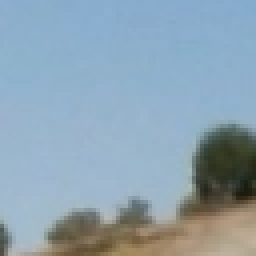
#> input picture training_images/non-vehicles/Extras/extra1260.png, 64 x 64 px (shown 4 times larger); its folder holds only this picture in this run
$ jupyter execute --allow-errors 'Meetup - Reconhecimento de Veículo com SVM.ipynb'   (shell and % lines are left out)   (older library calls are emulated)
#> lines starting #> are read from the running program, lines starting #| are printed output that depends on the picture
# Detecção de Veículo com SVM (ML)

#### O escopo

Para escrever uma pipeline de software para identificar veículos em um vídeo ou foto. Na implementação, usei uma abordagem de Aprendizado de Maquina para o reconhecimento de imagens.

A abordagem que foi utilizada é muito popular na visão compuatcional, há mais de 10 anos. O código realiza duas etapas comuns: extração de recursos e previsão com base no classificador Linear SVM.

### Importação das Bibliotecas

[cell 1]
import numpy as np
import cv2
import glob
import time
import matplotlib.image as mpimg
import matplotlib.pyplot as plt
from skimage.feature import hog
#> (the rest of this cell did not finish here and is left out)

## Obtenção e analise dos dados para treinamento

[cell 2]
# Retorna dois vetores com o caminho e nome dos arquivos das imagens que serão processadas.
def pathimage(vehicle, non_vehicle, extension='png'):
    vehicle_image_filenames = glob.glob(vehicle + '**/*.' + extension) #, recursive=True)
    non_vehicle_image_filenames = glob.glob(non_vehicle + '**/*.' + extension)  #, recursive=True)
    return vehicle_image_filenames, non_vehicle_image_filenames

[cell 3]
# Retorna propriedades HOG e visualizacao
def gethogfeatures(img, orient, pix_per_cell, cell_per_block, vis=False, feature_vec=True, L = 'L2-Hys'):
    if vis == True:
        features, hog_image = hog(img, orientations=orient, pixels_per_cell=(pix_per_cell, pix_per_cell),
                                  cells_per_block=(cell_per_block, cell_per_block), # block_norm=L,
                                  transform_sqrt=True, visualise=vis, feature_vector=feature_vec)
        return features, hog_image
    # Otherwise call with one output
    else:
        features = hog(img, orientations=orient, pixels_per_cell=(pix_per_cell, pix_per_cell),
                       cells_per_block=(cell_per_block, cell_per_block), # block_norm=L,
                       transform_sqrt=True, visualise=vis, feature_vector=feature_vec)
        return features

## Metodo de extração de propriedades

[cell 4]
# Define a function to extract features from a list of images
# Have this function call bin_spatial() and color_hist()
def extract_features(imgs, cspace='RGB', orient=9, pix_per_cell=8, cell_per_block=2, hog_channel=2):
    # Create a list to append feature vectors to
    features = []
    # Iterate through the list of images
    for file in imgs:
        # Read in each one by one
        image = mpimg.imread(file)
        # apply color conversion if other than 'RGB'
        if cspace != 'RGB':
            if cspace == 'HSV':
                feature_image = cv2.cvtColor(image, cv2.COLOR_RGB2HSV)
            elif cspace == 'LUV':
                feature_image = cv2.cvtColor(image, cv2.COLOR_RGB2LUV)
            elif cspace == 'HLS':
                feature_image = cv2.cvtColor(image, cv2.COLOR_RGB2HLS)
            elif cspace == 'YUV':
                feature_image = cv2.cvtColor(image, cv2.COLOR_RGB2YUV)
            elif cspace == 'YCrCb':
                feature_image = cv2.cvtColor(image, cv2.COLOR_RGB2YCrCb)
        else:
            feature_image = np.copy(image)

        # Call get_hog_features() with vis=False, feature_vec=True
        if hog_channel == 'ALL':
            hog_features = []
            for channel in range(feature_image.shape[2]):
                hog_features.append(gethogfeatures(img=feature_image[:, :, channel], orient=orient,
                                                      pix_per_cell=pix_per_cell, cell_per_block=cell_per_block,
                                                      vis=False, feature_vec=True))
            hog_features = np.ravel(hog_features)
        else:
            hog_features = gethogfeatures(img=feature_image[:, :, hog_channel], orient=orient,
                                             pix_per_cell=pix_per_cell, cell_per_block=cell_per_block, vis=False,
                                             feature_vec=True)
        # Append the new feature vector to the features list
        features.append(hog_features)
    # Return list of feature vectors
    return features

## Treinamento do Modelo

[cell 5]
def train_model(vehicle_hog_features, non_vehicle_hog_features):
    parameters = [
        {
            'C': [0.01],
#             'C': [1e-2, 1, 1e2],
            # Cost - Penalização de elementos dentro da margem de suporte
            'kernel': ['linear']
            # Kernel - Define a função de custo que será minimizada
        }
    ]

    f1_scorer = make_scorer(f1_score)

    grid_obj = GridSearchCV(SVC(), param_grid=parameters, scoring=f1_scorer)


    # Create an array stack of feature vectors
    X = np.vstack((vehicle_hog_features, non_vehicle_hog_features)).astype(np.float64)

    # Fit a per-column scaler
    X_scaler = StandardScaler().fit(X)

    # Apply the scaler to X
    scaled_X = X_scaler.transform(X)

    # Defini o vetor Y com a label
    y = np.hstack((np.ones(len(vehicle_hog_features)), np.zeros(len(non_vehicle_hog_features))))

    # Split up data into randomized training and test sets
    rand_state = np.random.randint(0, 100)

    X_train, X_test, y_train, y_test = train_test_split(scaled_X, y, test_size=0.2, random_state=rand_state, stratify=y)

    print('Using:', orient, 'orientations', pix_per_cell, 'pixels per cell and', cell_per_block, 'cells per block')
    print('Training data set size: ', len(X_train))
    print('Testing data set size: ', len(X_test))

    # Check the training time for the SVC
    t = time.time()
    grid_obj.fit(X_train, y_train)
    t2 = time.time()
    print(round(t2 - t, 2), 'Seconds to train SVC...')

    print(grid_obj.best_params_)

    clf = grid_obj.best_estimator_

    # Check the score of the SVC

    # Check the prediction time for a single sample
    t = time.time()

    y_preds = clf.predict(X_test)
    f1 = f1_score(y_test, y_preds)

    t2 = time.time()

    print(round(t2 - t, 5), 'Seconds to Predict')
    print(f1)

    return clf, X_scaler

## Verificando a carga dos dados de treinamento

[cell 6]
vehicle_image_filenames, non_vehicle_image_filenames = pathimage('training_images/vehicles/', 'training_images/non-vehicles/')
print('Arquivos contendo veiculos: ', len(vehicle_image_filenames))
print('Arquivos sem veiculos: ', len(non_vehicle_image_filenames))

#> (a cell that did not finish here is left out)

##### Exploração de dados

As imagens do veículo e não-veículo rotuladas com o tamanho de 64x64 pixels foram tiradas do banco de dados de imagem do veículo [GTI](http://www.gti.ssr.upm.es/data/Vehicle_database.html) e da série de benchmarks de visão [KITTI](http://www.cvlibs.net/datasets/kitti/).

## Extraindo as caracteristicas HOG das imagens de testes

HOG começou a ser amplamente utilizado em 2005, quando Navneet Dalal e Bill Triggs, pesquisadores do INRIA, apresentaram seu trabalho complementar Histogramas de Gradientes Orientados para Detecção Humana na CVPR. Abaixo, amostras de descritores HOG, no espaço de cores YCrCB (ch0 é Y channel, ch1 e ch2 são canais de cores Cr e Cb, respectivamente).

Parametros que podem ser usados durante a extração das caracteristicas

params = {} | Descrição
------------|----------
params['color_space'] = 'YCrCb' | Can be RGB, HSV, LUV, HLS, YUV, YCrCb
params['orient'] = 9 | HOG orientations
params['pix_per_cell'] = 8 | HOG pixels per cell
params['cell_per_block'] = 2 | HOG cells per block
params['hog_channel'] = 'ALL' | Can be 0, 1, 2, or "ALL"
params['spatial_size'] = (16, 16) | Spatial binning dimensions
params['hist_bins'] = 16 | Number of histogram bins
params['spatial_feat'] = True | Spatial features on or off
params['hist_feat'] = True | Histogram features on or off
params['hog_feat'] = True | HOG features on or off

[cell 8]
pix_per_cell = 8
cell_per_block = 2
orient = 10
color_space = 'YCrCb'
hog_channel = 'ALL'

[cell 9]
# Define a function to return HOG features and visualization
# [17 lines left out: function get_hog_features, not called in this run]

#> (the rest of this cell did not finish here and is left out)

[cell 10]
t1 = time.time()
vehicle_hog_features = extract_features(vehicle_image_filenames, color_space, orient, pix_per_cell, cell_per_block, hog_channel)

non_vehicle_hog_features = extract_features(non_vehicle_image_filenames, color_space, orient, pix_per_cell, cell_per_block, hog_channel)
#> call 2 of extract_features, with cspace = 'YCrCb', orient = 10, pix_per_cell = 8, cell_per_block = 2, hog_channel = 'ALL'
#> in extract_features, image is the input picture: shape (64, 64, 3) float32; mean R, G, B 0.553, 0.638, 0.694
#> in extract_features (call 2), `feature_image = cv2.cvtColor(image, cv2.COLOR_RGB2YCrCb)`: feature_image: shape (64, 64, 3) float32; mean of channels 0, 1, 2 0.619, 0.453, 0.543
#> after the loop in extract_features (call 2), `for channel in range(feature_image.shape[2]):`: hog_features = 3 items
#> in extract_features (call 2), `hog_features = np.ravel(hog_features)`: hog_features = 5880 values, max 0.512 at index 793, min 0 at index 58, mean 0.116
#> non_vehicle_hog_features = 2 items
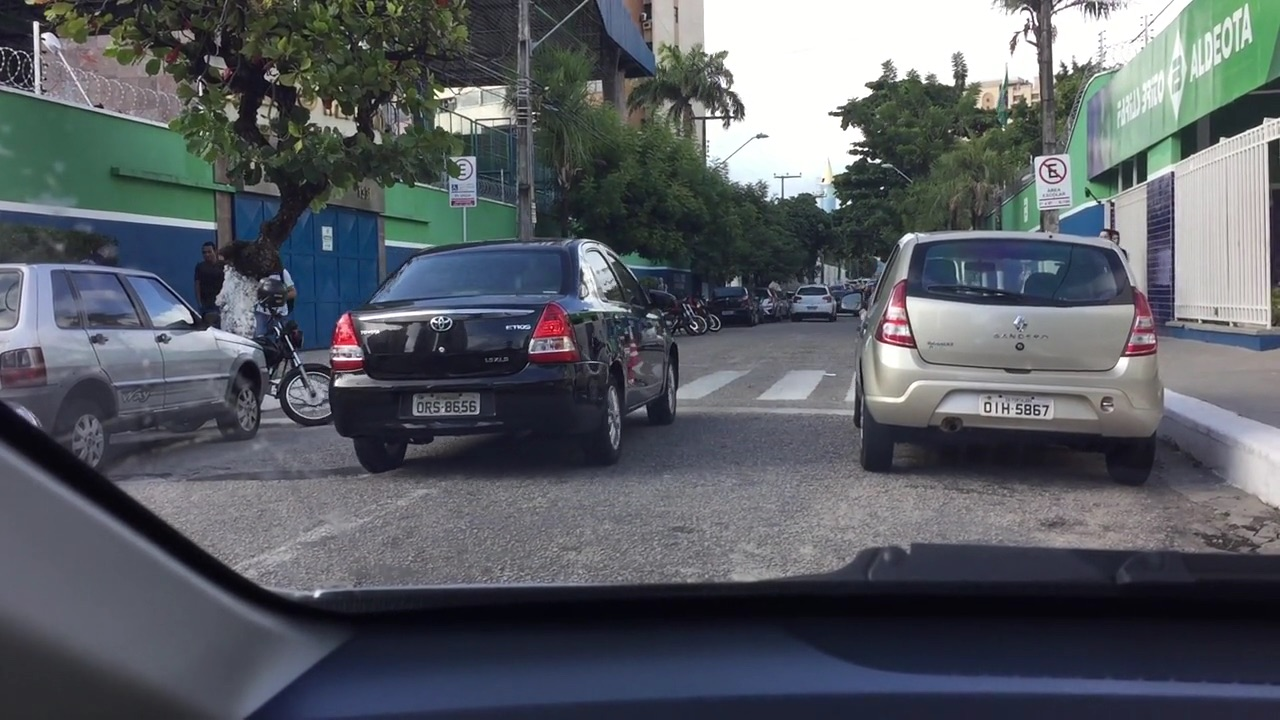
#> input picture predict/fb01.jpg, 1280 x 720 px
#> further down, image is the input picture: shape (720, 1280, 3); mean R, G, B 88.9, 93.4, 99.8
t2 = time.time()
print(round(t2-t1, 2), ' para fazer os HOGs...')

## Execução do Treinamento do Modelo

#> (a cell that did not finish here is left out)

## Salva o modelo e os parametros utilizados no treinamento.

[cell 12]
paramhog = {
    'pix_per_cell': pix_per_cell,
    'cell_per_block': cell_per_block,
    'orient': orient,
    'color_space': color_space,
    'hog_channel': hog_channel
}

#salva o modelo treinado
#> (the rest of this cell did not finish here and is left out)

## Recupera o model  e escala do treinamento

#> (a cell that did not finish here is left out)

## Sliding Windows

[cell 14]
def single_img_features(img, color_space='RGB', orient=9, pix_per_cell=8, cell_per_block=2, hog_channel=2, hog_feat=True):
    # 1) Define an empty list to receive features
    img_features = []

    # 2) Apply color conversion if other than 'RGB'
    if color_space != 'RGB':
        if color_space == 'HSV':
            feature_image = cv2.cvtColor(img, cv2.COLOR_RGB2HSV)
        elif color_space == 'LUV':
            feature_image = cv2.cvtColor(img, cv2.COLOR_RGB2LUV)
        elif color_space == 'HLS':
            feature_image = cv2.cvtColor(img, cv2.COLOR_RGB2HLS)
        elif color_space == 'YUV':
            feature_image = cv2.cvtColor(img, cv2.COLOR_RGB2YUV)
        elif color_space == 'YCrCb':
            feature_image = cv2.cvtColor(img, cv2.COLOR_RGB2YCrCb)
    else:
        feature_image = np.copy(img)

    # 3) Compute HOG features if flag is set
    if hog_feat == True:
        if hog_channel == 'ALL':
            hog_features = []
            for channel in range(feature_image.shape[2]):
                hog_features.extend(gethogfeatures(img=feature_image[:, :, channel], orient=orient,
                                                   pix_per_cell=pix_per_cell, cell_per_block=cell_per_block,
                                                   vis=False, feature_vec=True))
        else:
            hog_features = gethogfeatures(img=feature_image[:, :, hog_channel], orient=orient,
                                          pix_per_cell=pix_per_cell, cell_per_block=cell_per_block, vis=False,
                                          feature_vec=True)
        # 8) Append features to list
        img_features.append(hog_features)

    # 9) Return concatenated array of features
    return np.concatenate(img_features)

# Tamanho da janela (dimensões x e y) e fração de sobreposição (para x e y)
# @numba.jit
def slide_window(x_start_stop=[None, None],
                 y_start_stop=[None, None],
                 xy_window=(64, 64),
                 xy_overlap=(0.5, 0.5)):
    # Compute the span of the region to be searched
    xspan = x_start_stop[1] - x_start_stop[0]
    yspan = y_start_stop[1] - y_start_stop[0]

    # Compute the number of pixels per step in x/y
    nx_pix_per_step = np.int(xy_window[0] * (1 - xy_overlap[0]))
    ny_pix_per_step = np.int(xy_window[1] * (1 - xy_overlap[1]))

    # Compute the number of windows in x/y
    nx_buffer = np.int(xy_window[0] * (xy_overlap[0]))
    ny_buffer = np.int(xy_window[1] * (xy_overlap[1]))
    nx_windows = np.int((xspan - nx_buffer) / nx_pix_per_step)
    ny_windows = np.int((yspan - ny_buffer) / ny_pix_per_step)

    # Initialize a list to append window positions to
    window_list = []

    # Loop through finding x and y window positions
    # Note: you could vectorize this step, but in practice
    # you'll be considering windows one by one with your
    # classifier, so looping makes sense
    for ys in range(ny_windows):
        for xs in range(nx_windows):
            # Calculate window position
            startx = xs * nx_pix_per_step + x_start_stop[0]
            endx = startx + xy_window[0]
            starty = ys * ny_pix_per_step + y_start_stop[0]
            endy = starty + xy_window[1]

            # Append window position to list
            window_list.append(((startx, starty), (endx, endy)))

    # Return the list of windows
    return window_list


# [11 lines left out: function draw_boxes, not called in this run]


def search_windows(img, windows):
    global model, scaler, pix_per_cell, cell_per_block, orient, color_space, hog_channel
    # 1) Create an empty list to receive positive detection windows
    on_windows = []

    # 2) Iterate over all windows in the list
    for window in windows:
        # 3) Extract the test window from original image
        test_img = cv2.resize(img[window[0][1]:window[1][1], window[0][0]:window[1][0]], (64, 64))

        # 4) Extract features for that window using single_img_features()
        features = single_img_features(test_img, color_space, orient, pix_per_cell, cell_per_block, hog_channel)

        # 5) Scale extracted features to be fed to classifier
        # scaler = StandardScaler().fit(np.array(features).reshape(-1, 1))
        test_features = scaler.transform(np.array(features).reshape(1, -1))

        # 6) Predict using your classifier
        prediction = model.predict(test_features)

        # 7) If positive (prediction == 1) then save the window
        if prediction == 1:
            on_windows.append(window)

    # 8) Return windows for positive detections
    return on_windows

# @numba.jit(nopython=True)
# [67 lines left out: functions add_heat, apply_threshold, draw_labeled_bboxes, subimage, not called in this run]

## Log Control of Heatmap

[cell 15]
prev_rects = []

# [6 lines left out: function add_rects, not called in this run]

## Vehicle Detection pipeline for single image

[cell 16]
def detect_car(image_to_process):
    global prev_rects
    draw_image = np.copy(image_to_process)

    height, width, channels = draw_image.shape
#> height = 720; width = 1280; channels = 3

    image_to_process = image_to_process.astype(np.float32)/255
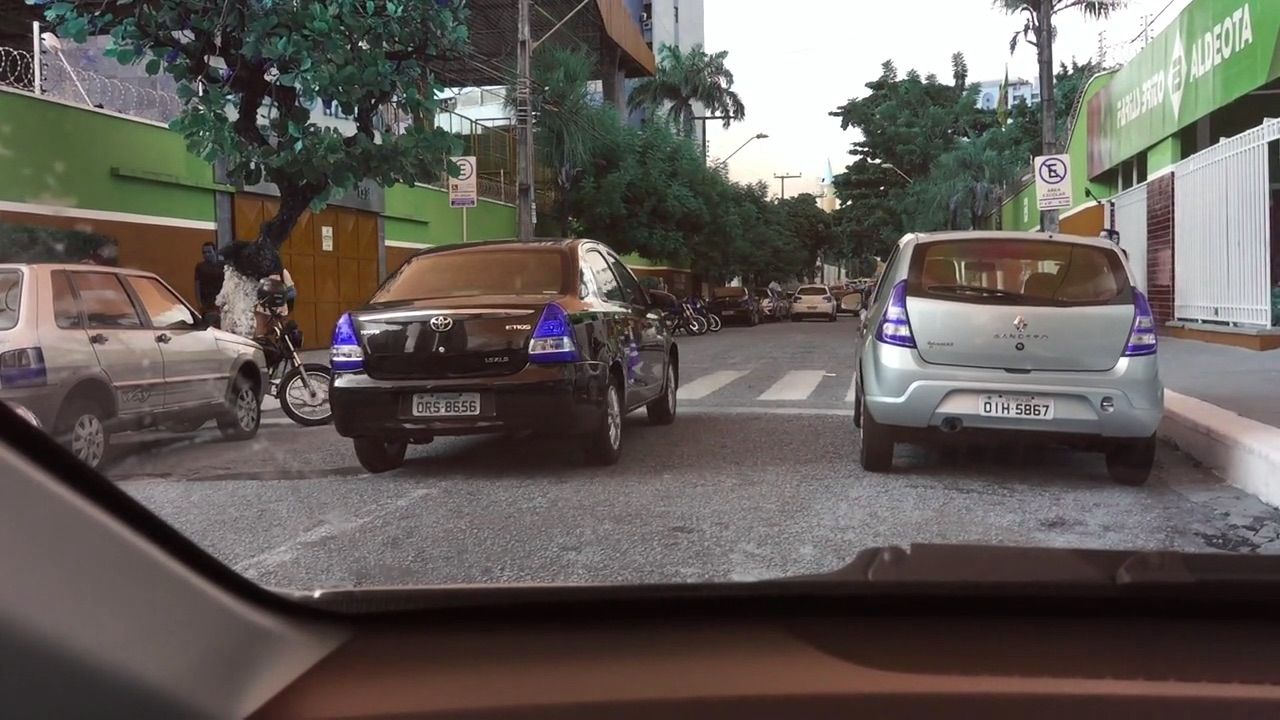
#> image_to_process: shape (720, 1280, 3) float32; mean of channels 0, 1, 2 0.349, 0.367, 0.392; drawn as B, G, R

    heat = np.zeros_like(image_to_process[:, :, 0]).astype(np.float)

    # pixels = [96, 80, 64]

    # FB
    pixels = [256, 128, 96, 80, 64]

    # Defini a altura e largura da linha vertical de busca
    # xheight_searchwindows = 380
    # xwidth_searchwindows = 1266

    # FB
    xheight_searchwindows = 0
    xwidth_searchwindows = width
#> xwidth_searchwindows = 1280

    # Defini a altura e largura da linha horizontal de busca
    # yheight_searchwindows = 267
    # ywidth_searchwindows = 692

    # FB
    yheight_searchwindows = 225
    ywidth_searchwindows = 535

    # utiliza o valor aureo para definir o x do overlap
    y_overlap = 0.5
    x_overlap = y_overlap * 1.618

    for pixel in pixels:

        windows = slide_window(x_start_stop=[xheight_searchwindows, xwidth_searchwindows], y_start_stop=[yheight_searchwindows,ywidth_searchwindows],
                               xy_window=(pixel, pixel), xy_overlap=(x_overlap, y_overlap))

        # if pixel == 64:
        #     draw_image = draw_boxes(draw_image, windows, color=(153, 255, 255))

        hot_windows = search_windows(image_to_process, windows)

        # add detections to the history
        if len(hot_windows) > 0:
            add_rects(hot_windows)

        for rect_set in prev_rects:
            add_heat(heat, rect_set)
#> heat: shape (720, 1280) float64; every value is 0

        # [8 lines of commented-out code are left out]
    heat = apply_threshold(heat, 1+len(prev_rects)//2)

    # Visualize the heatmap when displaying
    heatmap = np.clip(heat, 0, 255)

    # Find final boxes from heatmap using label function
    labels = label(heatmap)

    draw_labeled_bboxes (draw_image, labels)

    dihm = subimage(draw_image, heat, 4, 'Mapa de Calor')

    return draw_image, heatmap, labels[0], dihm

## Pipeline

[cell 17]
def process_image(temp_image):
    result = detect_car(temp_image)
    return result[3]

## Detectar

[cell 18]
# Digite entre as aspas simples o nome do arquivo de imagem ou video
arquivo = 'fb01.jpg'

#> (the rest of this cell did not finish here and is left out)
